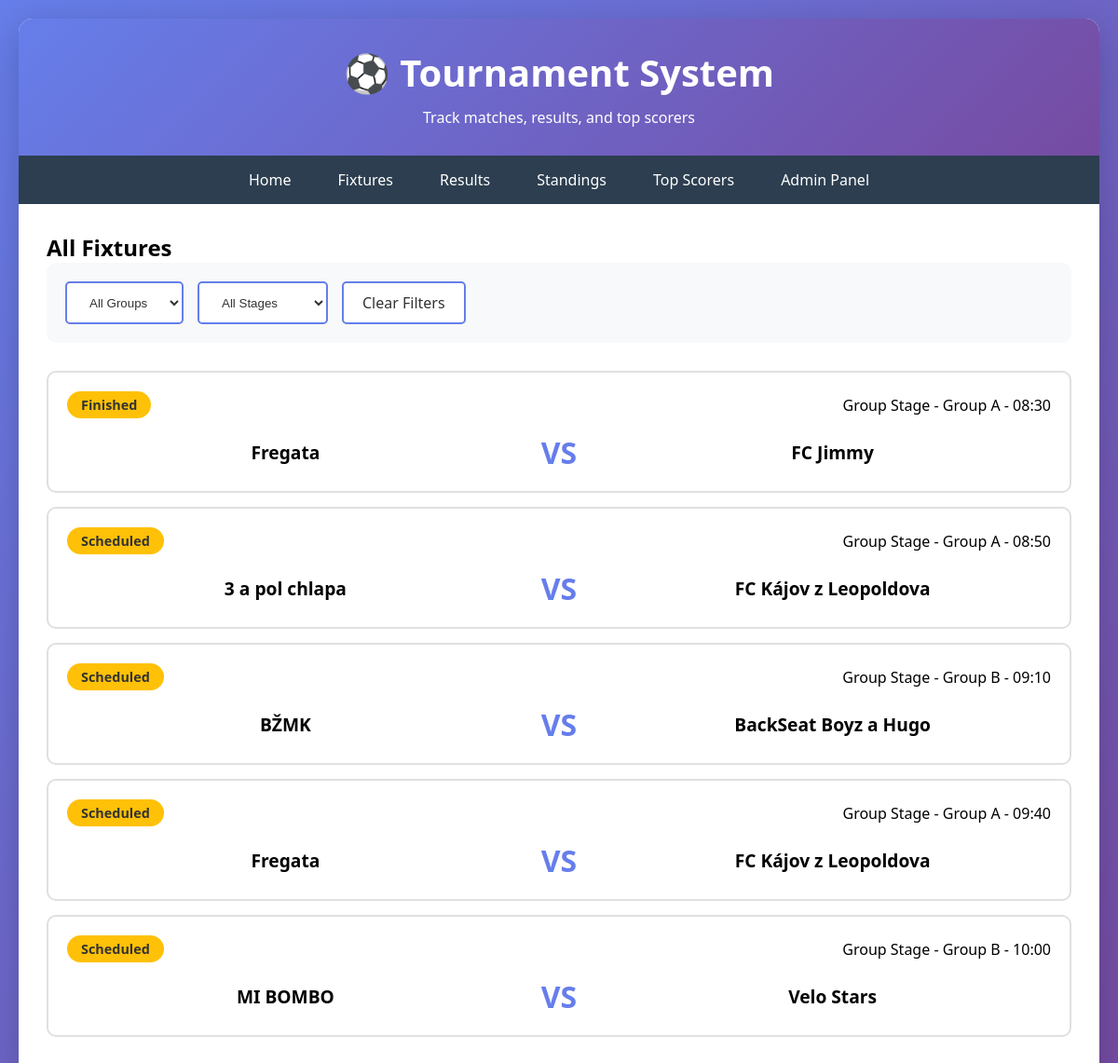
The page /fixtures/ on the database its author committed.
### tournament/models.py (models this page shows, shortened)
class Match(models.Model):
    STATUS_CHOICES = [
        ('scheduled', 'Scheduled'),
        ('finished', 'Finished'),
    ]
    home_team = models.ForeignKey(Team, on_delete=models.CASCADE, related_name='home_matches')
    away_team = models.ForeignKey(Team, on_delete=models.CASCADE, related_name='away_matches')
    home_score = models.IntegerField(default=0, validators=[MinValueValidator(0)])
    away_score = models.IntegerField(default=0, validators=[MinValueValidator(0)])
    status = models.CharField(max_length=20, choices=STATUS_CHOICES, default='scheduled')
    group = models.CharField(max_length=10, blank=True)
    stage = models.CharField(max_length=50, default='Group Stage')
    match_order = models.IntegerField(default=0)
    match_time = models.TimeField(null=True, blank=True, help_text='Match start time')  # ADD THIS LINE
    class Meta:
        ordering = ['match_order', 'id']
        verbose_name_plural = 'Matches'

class Team(models.Model):
    name = models.CharField(max_length=100, unique=True)
    group = models.CharField(max_length=10, choices=[
        ('A', 'Group A'),
        ('B', 'Group B'),
        ('C', 'Group C'),
        ('D', 'Group D'),
    ], default='A')
    logo = models.ImageField(upload_to='team_logos/', blank=True, null=True)
    played = models.IntegerField(default=0)
    won = models.IntegerField(default=0)
    drawn = models.IntegerField(default=0)
    lost = models.IntegerField(default=0)
    goals_for = models.IntegerField(default=0)
    goals_against = models.IntegerField(default=0)
    points = models.IntegerField(default=0)
    class Meta:
        ordering = ['group', '-points', '-goals_for']

### tournament/views.py (the view)
# urls.py: path('fixtures/', views.fixtures, name='fixtures'),
def fixtures(request):
    group = request.GET.get('group', '')
    stage = request.GET.get('stage', '')
    matches = Match.objects.all()
    if group:
        matches = matches.filter(group=group)
    if stage:
        matches = matches.filter(stage=stage)
    groups = ['A', 'B', 'C', 'D']
    stages = Match.objects.values_list('stage', flat=True).distinct()
    context = {
        'matches': matches,
        'groups': groups,
        'stages': stages,
        'selected_group': group,
        'selected_stage': stage,
    }
    return render(request, 'tournament/fixtures.html', context)

### tournament/templates/tournament/fixtures.html (shortened to what this page needs)
{% extends 'tournament/base.html' %}
{% block content %}
<h2>All Fixtures</h2>
<div class="filters">
    <form method="get" style="display: flex; gap: 15px; flex-wrap: wrap;">
        <select name="group" onchange="this.form.submit()">
            <option value="">All Groups</option>
        </select>
        <select name="stage" onchange="this.form.submit()">
            <option value="">All Stages</option>
        </select>
        <a href="{% url 'tournament:fixtures' %}">Clear Filters</a>
    </form>
</div>
{% if matches %}
    {% for match in matches %}
    <div class="match-card">
        <div class="match-header">
            <span class="status-badge status-scheduled">{{ match.get_status_display }}</span>
            <span>{{ match.stage }}{% if match.group %} - Group {{ match.group }}{% endif %}{% if match.match_time %} - {{ match.match_time|date:"H:i" }}{% endif %}</span>
        </div>
        <div class="match-teams">
            <div class="team">{{ match.home_team.name }}</div>
            <div class="score">VS</div>
            <div class="team">{{ match.away_team.name }}</div>
        </div>
    </div>
    {% endfor %}
{% else %}
    <div class="no-data">No fixtures found</div>
{% endif %}
{% endblock %}

### tournament/templates/tournament/base.html (style rules this page uses)
* { margin: 0; padding: 0; box-sizing: border-box; }
body { font-family: "Segoe UI", Tahoma, Geneva, Verdana, sans-serif; background: linear-gradient(135deg, #667eea 0%, #764ba2 100%); min-height: 100vh; padding: 20px; }
.filters { background: #f8f9fa; padding: 20px; border-radius: 10px; margin-bottom: 30px; display: flex; gap: 15px; flex-wrap: wrap; }
.filters select, .filters a { padding: 10px 20px; border: 2px solid #667eea; border-radius: 5px; background: white; color: #333; text-decoration: none; cursor: pointer; transition: all 0.3s; }
.match-card { background: white; border: 2px solid #e0e0e0; border-radius: 10px; padding: 20px; margin-bottom: 15px; transition: transform 0.2s, box-shadow 0.2s; }
.match-header { display: flex; justify-content: space-between; align-items: center; margin-bottom: 15px; }
.match-teams { display: flex; justify-content: space-between; align-items: center; gap: 20px; }
.team { flex: 1; text-align: center; font-size: 1.2em; font-weight: bold; }
.score { font-size: 2em; font-weight: bold; color: #667eea; padding: 0 20px; }
.status-badge { display: inline-block; padding: 5px 15px; border-radius: 20px; font-size: 0.9em; font-weight: bold; }
.status-scheduled { background: #ffc107; color: #333; }

### rows shown on the page
Match: status "Finished", stage "Group Stage", group "A", match_time "08:30", home_team.name "Fregata", away_team.name "FC Jimmy"
Match: status "Scheduled", stage "Group Stage", group "A", match_time "08:50", home_team.name "3 a pol chlapa", away_team.name "FC Kájov z Leopoldova"
Match: status "Scheduled", stage "Group Stage", group "B", match_time "09:10", home_team.name "BŽMK", away_team.name "BackSeat Boyz a Hugo"
Match: status "Scheduled", stage "Group Stage", group "A", match_time "09:40", home_team.name "Fregata", away_team.name "FC Kájov z Leopoldova"
Match: status "Scheduled", stage "Group Stage", group "B", match_time "10:00", home_team.name "MI BOMBO", away_team.name "Velo Stars"
